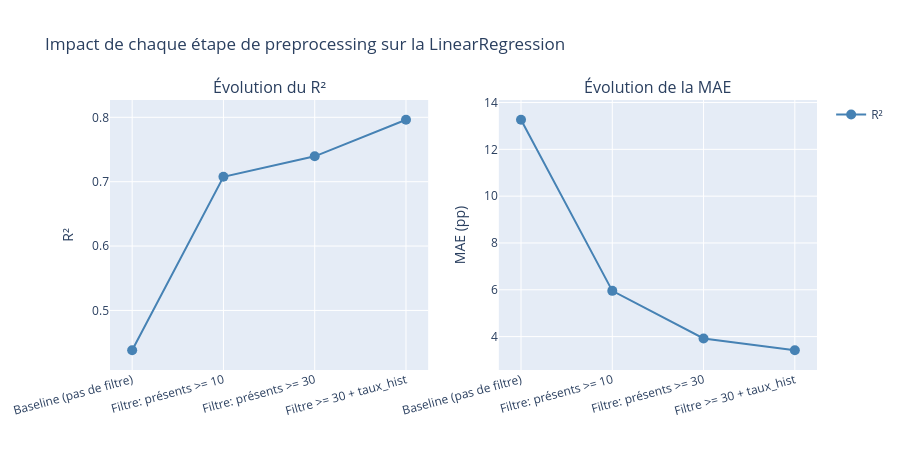

The notebook cell this image was saved under:
### Code cell
fig = make_subplots(rows=1, cols=2,
                    subplot_titles=('Évolution du R²', 'Évolution de la MAE'))

labels = df_etapes['label'].tolist()

fig.add_trace(
    go.Scatter(x=labels, y=df_etapes['R²'], mode='lines+markers',
               marker=dict(size=10), line=dict(color='steelblue', width=2),
               name='R²'),
    row=1, col=1
)
fig.add_trace(
    go.Scatter(x=labels, y=df_etapes['MAE'], mode='lines+markers',
               marker=dict(size=10), line=dict(color='steelblue', width=2),
               name='MAE', showlegend=False),
    row=1, col=2
)

fig.update_yaxes(title_text='R²', row=1, col=1)
fig.update_yaxes(title_text='MAE (pp)', row=1, col=2)
fig.update_xaxes(tickangle=-15, row=1, col=1)
fig.update_xaxes(tickangle=-15, row=1, col=2)
fig.update_layout(height=450,
                  title_text='Impact de chaque étape de preprocessing sur la LinearRegression')
fig.show()

### Figure 1 — Plotly figure (JSON) as saved in the notebook; plotly's stock layout.template omitted (floating-point values rounded to 4 significant figures)
{"data": [{"line": {"color": "steelblue", "width": 2}, "marker": {"size": 10}, "mode": "lines+markers", "name": "R²", "type": "scatter", "x": ["Baseline (pas de filtre)", "Filtre: présents >= 10", "Filtre: présents >= 30", "Filtre >= 30 + taux_hist"], "xaxis": "x", "y": [0.4381, 0.7076, 0.7394, 0.7962], "yaxis": "y"}, {"line": {"color": "steelblue", "width": 2}, "marker": {"size": 10}, "mode": "lines+markers", "name": "MAE", "showlegend": false, "type": "scatter", "x": ["Baseline (pas de filtre)", "Filtre: présents >= 10", "Filtre: présents >= 30", "Filtre >= 30 + taux_hist"], "xaxis": "x2", "y": [13.26, 5.954, 3.921, 3.416], "yaxis": "y2"}], "layout": {"annotations": [{"font": {"size": 16}, "showarrow": false, "text": "Évolution du R²", "x": 0.225, "xanchor": "center", "xref": "paper", "y": 1, "yanchor": "bottom", "yref": "paper"}, {"font": {"size": 16}, "showarrow": false, "text": "Évolution de la MAE", "x": 0.775, "xanchor": "center", "xref": "paper", "y": 1, "yanchor": "bottom", "yref": "paper"}], "height": 450, "title": {"text": "Impact de chaque étape de preprocessing sur la LinearRegression"}, "xaxis": {"anchor": "y", "domain": [0, 0.45], "tickangle": -15}, "xaxis2": {"anchor": "y2", "domain": [0.55, 1], "tickangle": -15}, "yaxis": {"anchor": "x", "domain": [0, 1], "title": {"text": "R²"}}, "yaxis2": {"anchor": "x2", "domain": [0, 1], "title": {"text": "MAE (pp)"}}}}
